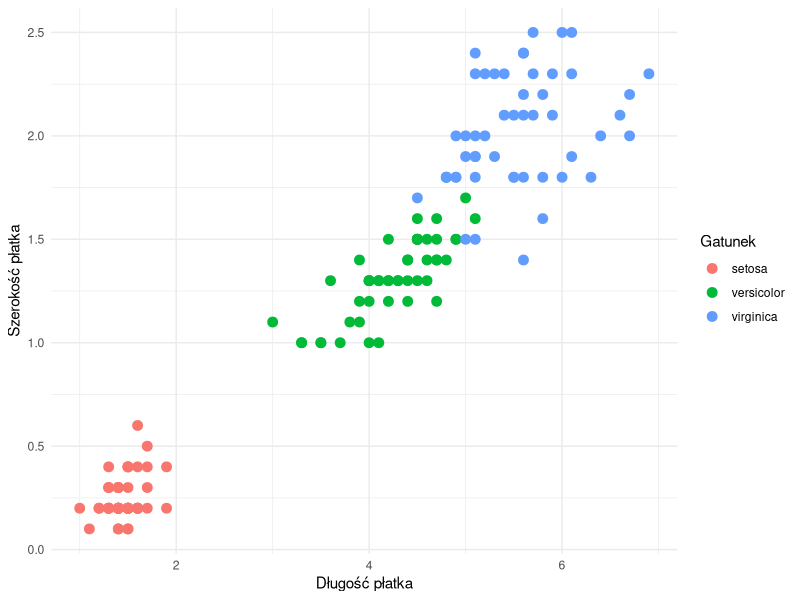
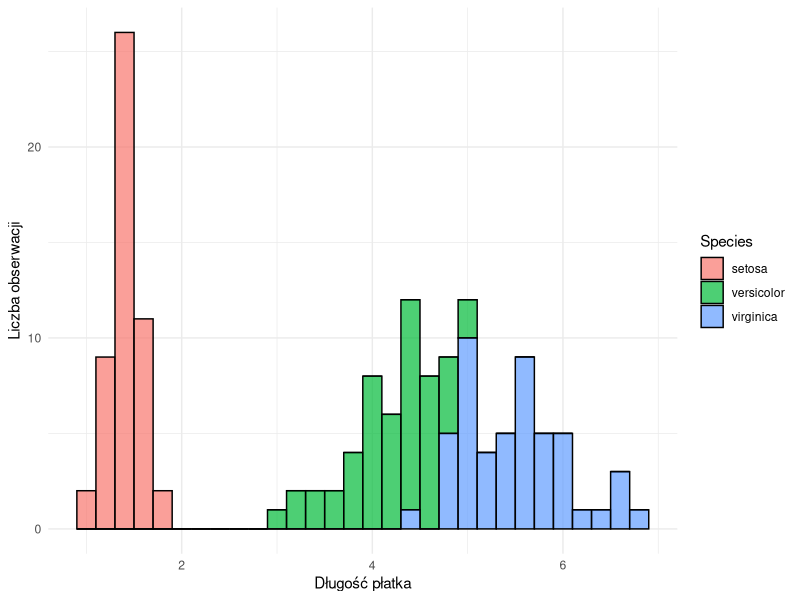
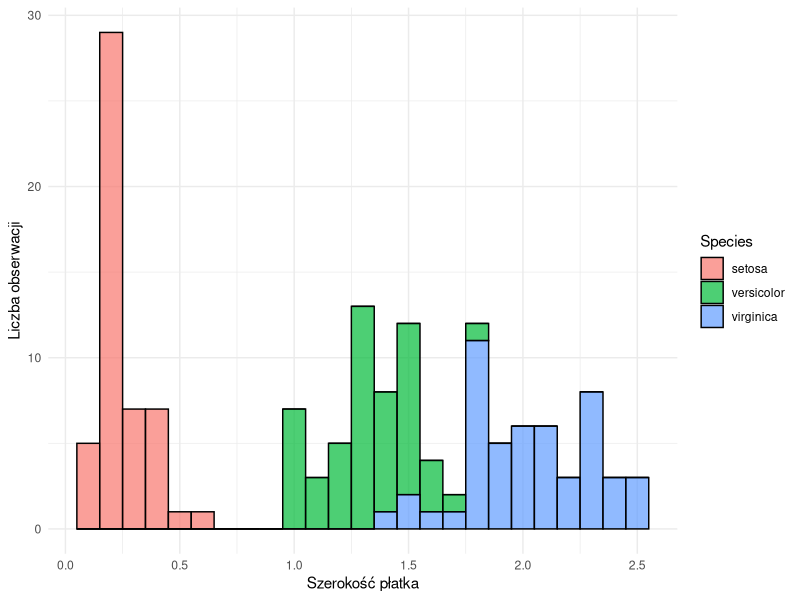
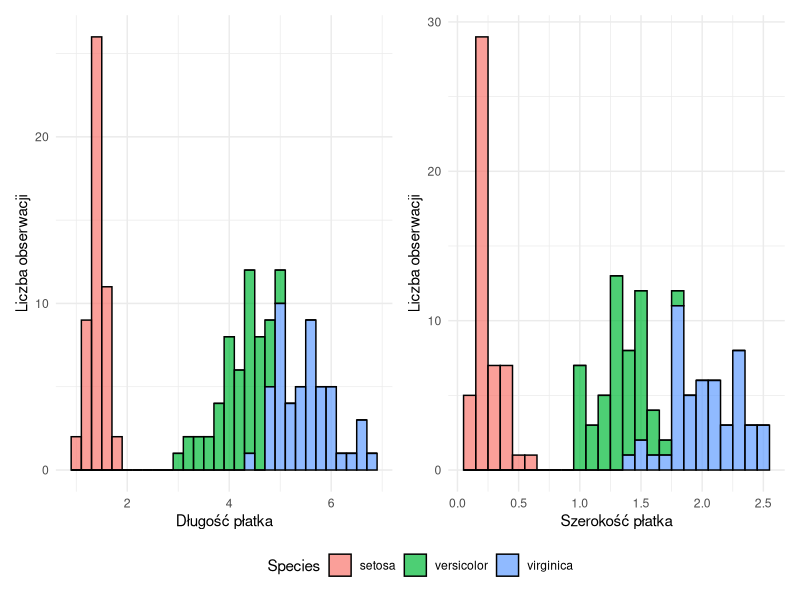
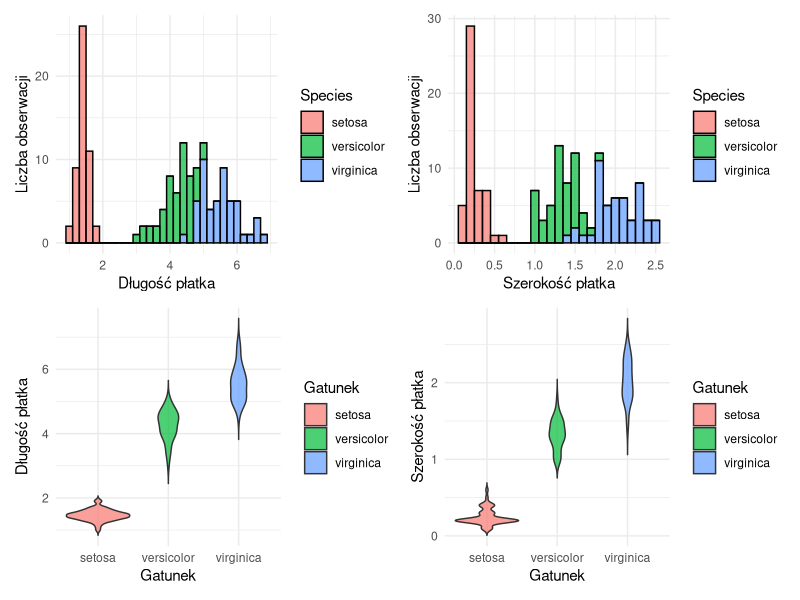
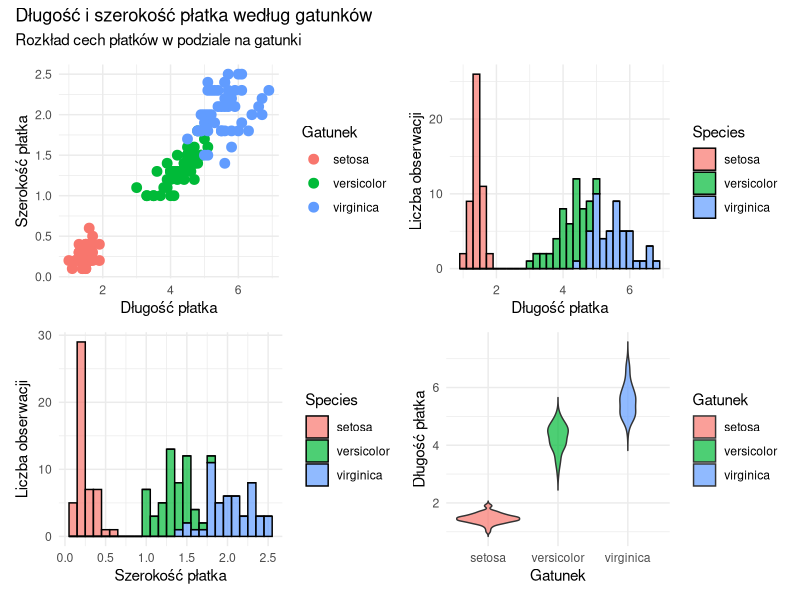
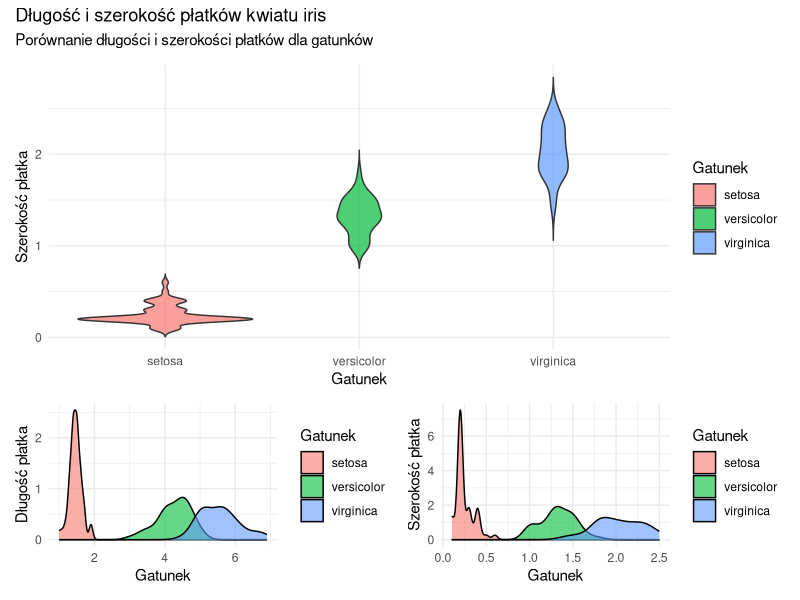
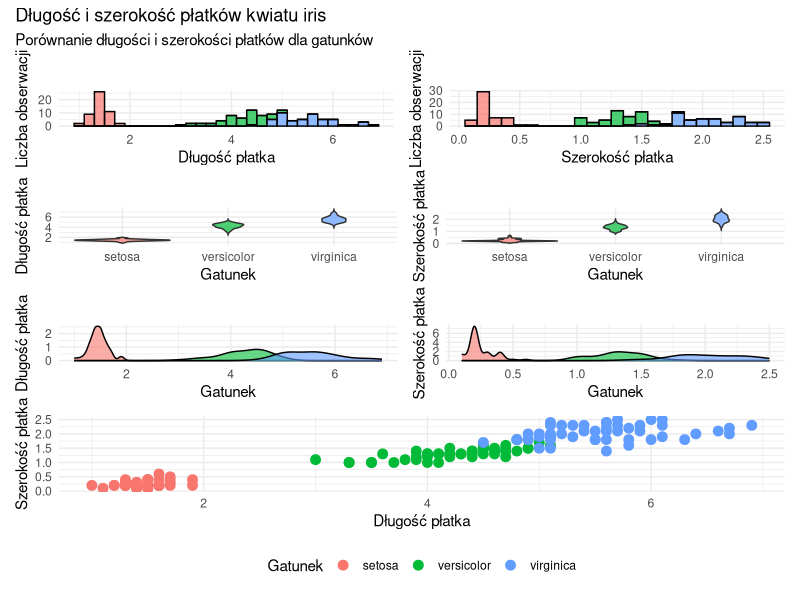

Write R code to recreate these figures, in order.
## ---- chunk 1
#| warning: false
#| echo: true
#| eval: true
library(ggplot2)
library(patchwork)
library(grid)
library(gridExtra)
library(gridGraphics)
library(ggthemes)
## ---- chunk 2
#| warning: false
#| echo: false
#| eval: true
head(iris,5)
## ---- chunk 3
#| warning: false
#| echo: false
#| eval: true
summary(iris)
## ---- chunk 4
#| warning: false
#| echo: true
#| eval: true
#| label: fig-iris1
#| fig-cap: Długość i szerokość płatka według gatunku

p1 <- ggplot(iris, aes(Petal.Length, Petal.Width, color = Species)) + 
  geom_point(size = 3) + 
  labs(color="Gatunek",
       x = "Długość płatka", 
       y = "Szerokość płatka") +
  theme_minimal()
p1
## ---- chunk 5
#| warning: false
#| echo: true
#| eval: true
#| label: fig-iris2
#| fig-cap: Długość płatka według gatunku

p2 <- ggplot(iris, aes(Petal.Length, fill = Species)) + 
  geom_histogram(binwidth = 0.2, alpha = 0.7, color='black') + 
  labs(x = "Długość płatka", 
       y = "Liczba obserwacji") +
  theme_minimal()
p2
## ---- chunk 6
#| warning: false
#| echo: true
#| eval: true
#| label: fig-iris3
#| fig-cap: Szerokość płatka według gatunku
p3 <- ggplot(iris, aes(Petal.Width, fill = Species)) + 
  geom_histogram(binwidth = 0.1, alpha = 0.7, color='black') + 
  labs( x = "Szerokość płatka", 
       y = "Liczba obserwacji") +
  theme_minimal()
p3
## ---- chunk 7
#| warning: false
#| echo: true
#| eval: true
#| label: fig-iris4
#| fig-cap: Kompozycja wykresów. Długość (po lewej) i szerokość (po prawej) płatka według gatunku
(p2 + p3) + 
  plot_layout(guides = "collect") & 
  theme(legend.position = "bottom")

## ---- chunk 8
#| warning: false
#| echo: true
#| eval: true
p4 <- ggplot(iris, aes(Species, Petal.Length, fill = Species)) + 
  geom_violin(trim = FALSE, alpha = 0.7) + 
  labs(x = "Gatunek", 
       y = "Długość płatka",
       fill='Gatunek') +
  theme_minimal()
p5 <- ggplot(iris, aes(Species, Petal.Width, fill = Species)) + 
  geom_violin(trim = FALSE, alpha = 0.7) + 
  labs(x = "Gatunek", 
       y = "Szerokość płatka",
       fill='Gatunek') +
  theme_minimal()
## ---- chunk 9
p6 <- ggplot(iris, aes(Petal.Length, fill = Species)) + 
  geom_density(alpha = 0.6) + 
  labs(x = "Gatunek", 
       y = "Długość płatka",
       fill='Gatunek') +
  theme_minimal()
p7 <- ggplot(iris, aes(Petal.Width, fill = Species)) + 
  geom_density(alpha=0.6) + 
  labs(x = "Gatunek", 
       y = "Szerokość płatka",
       fill='Gatunek') +
  theme_minimal()
## ---- chunk 10

p8 <- ggplot(iris, aes(Species, Petal.Length, fill = Species)) + 
  geom_boxplot() + 
  labs(x = "Gatunek", 
       y = "Długość płatka",
       fill='Gatunek') +
  theme_minimal()

p9 <- ggplot(iris, aes(Species, Petal.Width, fill = Species)) + 
  geom_boxplot() + 
  labs(x = "Gatunek", 
       y = "Szerokość płatka",
       fill='Gatunek') +
  theme_minimal()
## ---- chunk 11
#| warning: false
#| echo: true
#| eval: true
#| label: fig-iris5
#| fig-cap: Kompozycja 4 wykresów. Długość i szerokość płatka według gatunku
(p2+p3)/(p4+p5)
## ---- chunk 12
#| warning: false
#| echo: true
#| eval: true
#| label: fig-usun1
#| fig-cap: Kompozycja wykresów z tytułem i podtytułem. Długość i szerokość płatka według gatunku
(p1+p2) / (p3 + p4) + plot_annotation(
  title = "Długość i szerokość płatka według gatunków",
  subtitle = "Rozkład cech płatków w podziale na gatunki"
)
## ---- chunk 13
#| warning: false
#| echo: true
#| eval: true
#| label: fig-usun3
#| fig-cap: Kompozycja wykresów z zadaną wysokością obszarów. Długość i szerokość płatka według gatunku
p5/(p6+p7) + plot_layout(heights = c(2, 1)) +
  plot_annotation(
    title = "Długość i szerokość płatków kwiatu iris",
    subtitle = "Porównanie długości i szerokości płatków dla gatunków"
  )
## ---- chunk 14
p1 <- p1 + theme(legend.position='bottom')
p2 <- p2 + theme(legend.position='none')
p3 <- p3 + theme(legend.position='none')+labs(title="")
p4 <- p4 + theme(legend.position='none')+labs(title="")
p5 <- p5 + theme(legend.position='none')+labs(title="")
p6 <- p6 + theme(legend.position='none')+labs(title="")
p7 <- p7 + theme(legend.position='none')+labs(title="")
p8 <- p8 + theme(legend.position='none')+labs(title="")
p9 <- p9 + theme(legend.position='none')+labs(title="")
## ---- chunk 15
#| warning: false
#| echo: true
#| eval: true
#| fig-width: 12
#| fig-height: 12
#| fig-cap: Kompozycja 7 wykresów. Długość i szerkość płatka według gatunku
#| label: fig-7wyk
p <- (p2 + p3) /(p4+p5) / (p6+p7) / p1 + plot_layout(heights = c(1, 1,1, 2)) +
  plot_annotation(
    title = "Długość i szerokość płatków kwiatu iris",
    subtitle = "Porównanie długości i szerokości płatków dla gatunków"
  )
p
## ---- chunk 16
#| fig-width: 16
#| fig-height: 16
#| fig-cap: Kompozycja 9 wykresów. Długość i szerkość płatka według gatunku
#| label: fig-9wyk
(p4+p2+p5)/(p6+p3+p7)/(p8+p1+p9)
## ---- chunk 17
#| fig-cap: Konstrukja kompozycji wykresów. Długość i szerokość płatka według gatunku
#| label: fig-rys1
rys <- p2 / p3
 rys|p1
## ---- chunk 18
#| fig-cap: Zastosowanie funkcji plot_spacer(). Długość i szerokość płatka według gatunku
#| label: fig-rys2
p1 +  p2 + plot_spacer() +p3 
## ---- chunk 19
#| fig-cap: Pole z wolnym obszarem w kompozycji wykresów. Długość i szerokość płatka według gatunku
#| label: fig-spacer
p8 +  p1 / plot_spacer() +p9 
## ---- chunk 20
#| fig-cap: Wprowadzenie wolnych obszarów w polu ryzunku. Długość i szerokość płatka według gatunku
#| label: fig-spacer2
p6 + plot_spacer() + p7 + plot_spacer() + p1 + plot_spacer()
## ---- chunk 21
#| fig-cap: Ustalenie liczby kolum kompozycji. Długość i szerokość płatka według gatunku
#| label: fig-spacer3
p6 + plot_spacer() +p7 + p2 +p1 +  p3 + 
  plot_layout(ncol = 3)
## ---- chunk 22
#| fig-cap: Deklaracja szerokości obszarów. Długość i szerokość płatka według gatunku
#| label: fig-lay
(p6/p2) | p1 | (p7/p3)+
    plot_layout(widths = c(1,2, 1))
## ---- chunk 23
layout <- '
A#B
#C#
D#E'
## ---- chunk 24
#| fig-cap: Kompozycja układu wykresów z wykorzystaniem wzorca układu. Długość i szerokość płatka według gatunku
#| label: fig-wrap
wrap_plots(D = p2, C = p1, B = p5, A=p4,E=p3,design = layout)
## ---- chunk 25
#| fig-cap: Wprowadzenie wykresów w obszar pola innego wykresu. Długość i szerokość płatka według gatunku
#| label: fig-inset
p1 + 
  inset_element(p2, left = 0.0, bottom = 0.5, right = 0.4, top = 1)+
  inset_element(p3, left = 0.6, bottom = 0.0, right = 1, top = 0.50)
## ---- chunk 26
#| fig-cap: Wprowadzenie tekstu w obszarze wykresu. Długość i szerokość płatka według gatunku wraz z opisem
#| label: fig-grob
p1 + grid::textGrob('Na wykresie przedstawiono  \n długość i szerokość płatka kwiatu iris. \n Kolorem wyróżniono \n trzy gatunki.')
## ---- chunk 27
#| fig-cap: Kompozycja tabeli i wykresów. Tabela z danymi i dwa wykresy
#| label: fig-tabela
#| fig-width: 10
#| fig-height: 10
tbl <- tableGrob(iris[c(1:8, 51:58, 101:108), 3:5])
wrap_elements(tbl) + ((p1+theme(legend.position='none'))/p2+theme(legend.position='bottom'))+
  plot_layout(ncol = 2) 
## ---- chunk 28
#| fig-cap: Kompozycja wykresu z ggplot oraz z funkcji plot. Długość i szerokość płatka według gatunku
#| label: fig-plot
p5 + ~plot(iris$Petal.Length, iris$Petal.Width, col=iris[,5],main = 'Wykres 2')
